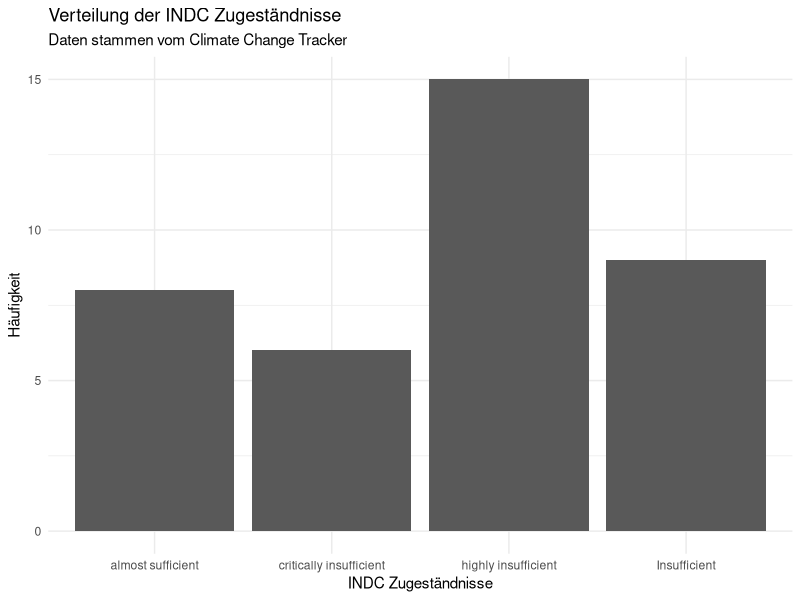
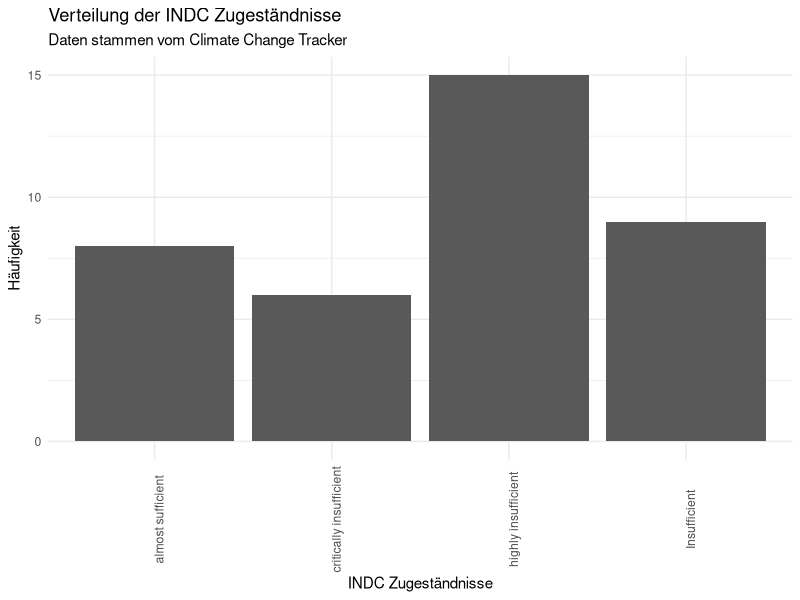
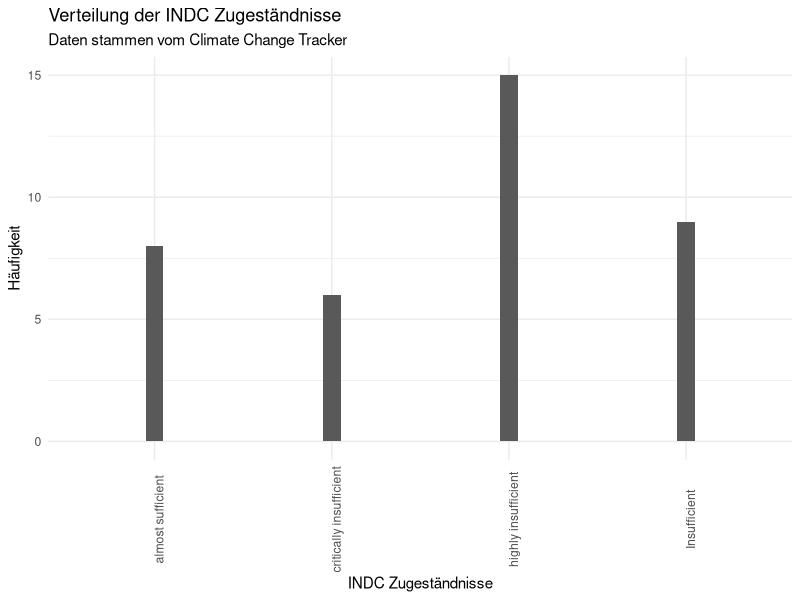
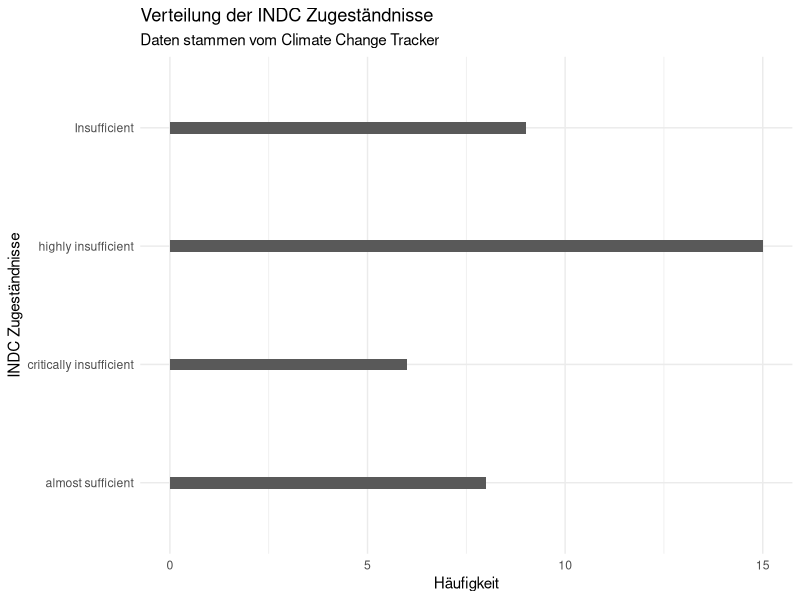
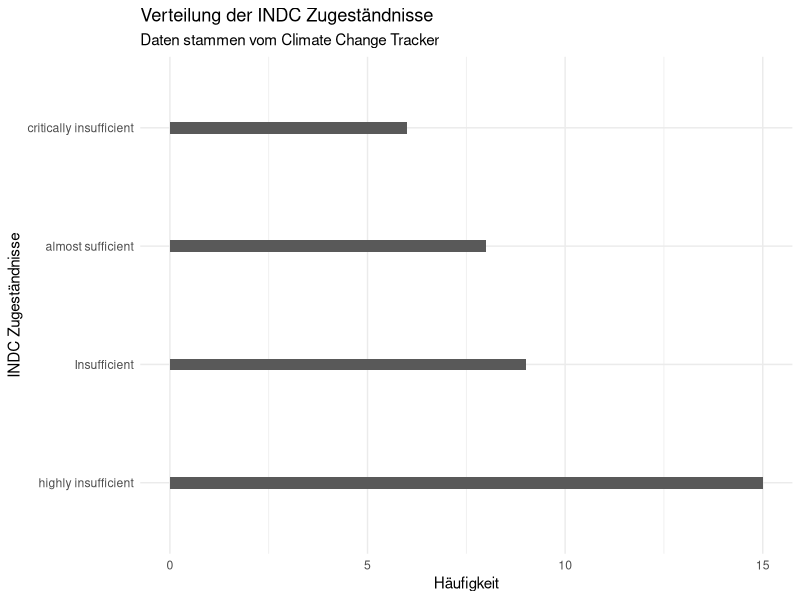

Source code (R) for these figures, in order:
#######################################
# ggplot für eine dsikrete Variable
#######################################

library(tidyverse)
library(readxl)
library(ggplot2)

# um die Grafiken einfach zu halten (Stichwort Ink-Data Ratio)
theme_set(theme_minimal())

# Einlesen der kategorischen Variable (Quelle: Climate Change Tracker: https://climateactiontracker.org/)
climatetracker <- read_excel('./data/ratings_climateactiontracker.xlsx')


#------
# Dichtefunktion
#------


ggplot(climatetracker, aes(rating)) + geom_bar()+
  labs(x="INDC Zugeständnisse",
       y="Häufigkeit",
       title="Verteilung der INDC Zugeständnisse",
       subtitle = "Daten stammen vom Climate Change Tracker")

ggplot(climatetracker, aes(rating)) + geom_bar()+
  labs(x="INDC Zugeständnisse",
       y="Häufigkeit",
       title="Verteilung der INDC Zugeständnisse",
       subtitle = "Daten stammen vom Climate Change Tracker")+
  theme(axis.text.x = element_text(angle = 90))


ggplot(climatetracker, aes(rating)) + geom_bar(width=0.1)+
  labs(x="INDC Zugeständnisse",
       y="Häufigkeit",
       title="Verteilung der INDC Zugeständnisse",
       subtitle = "Daten stammen vom Climate Change Tracker")+
  theme(axis.text.x = element_text(angle = 90))


ggplot(climatetracker, aes(rating)) + geom_bar(width=0.1)+
  labs(x="INDC Zugeständnisse",
       y="Häufigkeit",
       title="Verteilung der INDC Zugeständnisse",
       subtitle = "Daten stammen vom Climate Change Tracker")+
  coord_flip()
  


count <- climatetracker %>% mutate(count=1) %>% 
  group_by(rating) %>% 
  dplyr::summarise(count=sum(count))

climatetracker <- left_join(climatetracker,count) %>%
  arrange(desc(count)) 

climatetracker$rating <- factor(climatetracker$rating,levels=unique(climatetracker$rating))


ggplot(climatetracker, aes(rating)) + geom_bar(width=0.1)+
  labs(x="INDC Zugeständnisse",
       y="Häufigkeit",
       title="Verteilung der INDC Zugeständnisse",
       subtitle = "Daten stammen vom Climate Change Tracker")+
  coord_flip()



